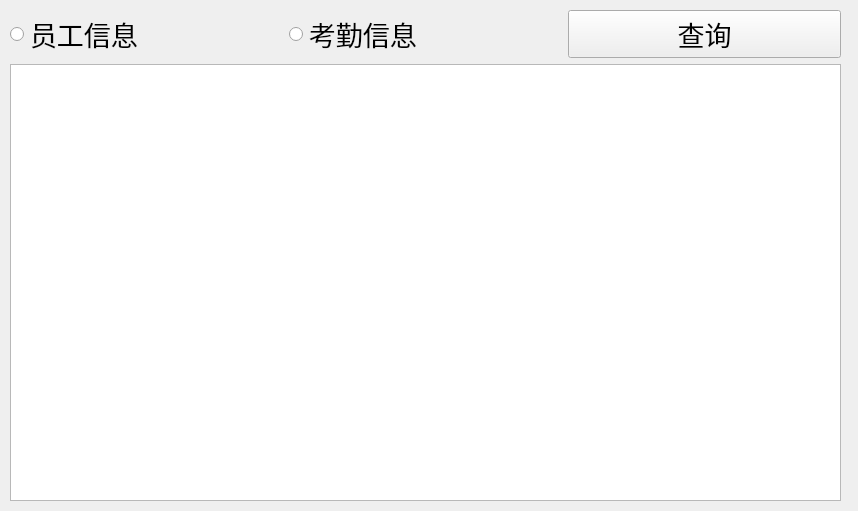
<?xml version="1.0" encoding="UTF-8"?>
<ui version="4.0">
 <class>SelectWin</class>
 <widget class="QWidget" name="SelectWin">
  <property name="geometry">
   <rect>
    <x>0</x>
    <y>0</y>
    <width>858</width>
    <height>511</height>
   </rect>
  </property>
  <property name="windowTitle">
   <string>Form</string>
  </property>
  <widget class="QWidget" name="layoutWidget">
   <property name="geometry">
    <rect>
     <x>10</x>
     <y>10</y>
     <width>831</width>
     <height>491</height>
    </rect>
   </property>
   <layout class="QVBoxLayout" name="verticalLayout">
    <item>
     <layout class="QHBoxLayout" name="horizontalLayout">
      <item>
       <widget class="QRadioButton" name="employeerB">
        <property name="minimumSize">
         <size>
          <width>20</width>
          <height>40</height>
         </size>
        </property>
        <property name="font">
         <font>
          <pointsize>20</pointsize>
         </font>
        </property>
        <property name="text">
         <string>员工信息</string>
        </property>
       </widget>
      </item>
      <item>
       <widget class="QRadioButton" name="atttendancerB">
        <property name="minimumSize">
         <size>
          <width>20</width>
          <height>40</height>
         </size>
        </property>
        <property name="font">
         <font>
          <pointsize>20</pointsize>
         </font>
        </property>
        <property name="text">
         <string>考勤信息</string>
        </property>
       </widget>
      </item>
      <item>
       <widget class="QPushButton" name="selectBt">
        <property name="minimumSize">
         <size>
          <width>20</width>
          <height>40</height>
         </size>
        </property>
        <property name="font">
         <font>
          <pointsize>20</pointsize>
         </font>
        </property>
        <property name="text">
         <string>查询</string>
        </property>
       </widget>
      </item>
     </layout>
    </item>
    <item>
     <widget class="QTableView" name="tableView"/>
    </item>
   </layout>
  </widget>
 </widget>
 <resources/>
 <connections/>
</ui>
